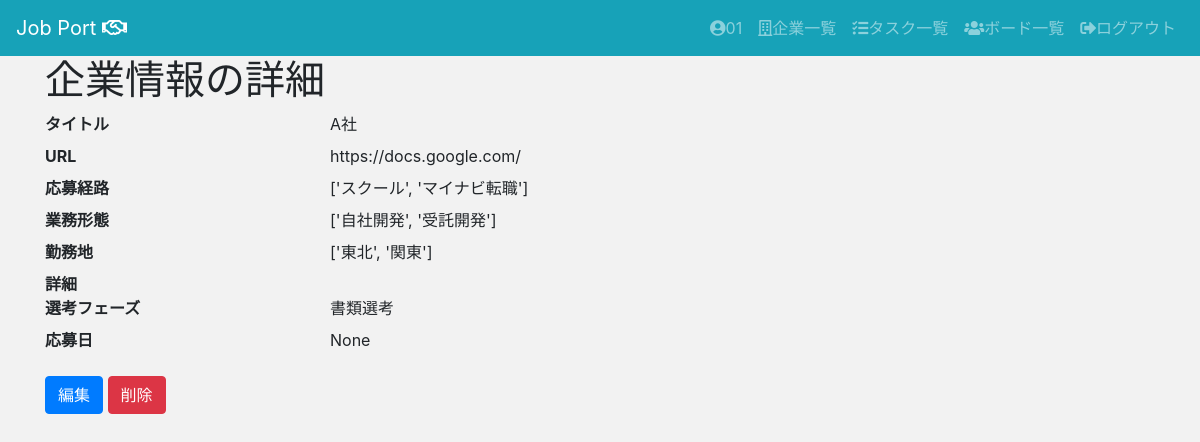
The app's page /jpapp/companies/1/ (signed in), older data.
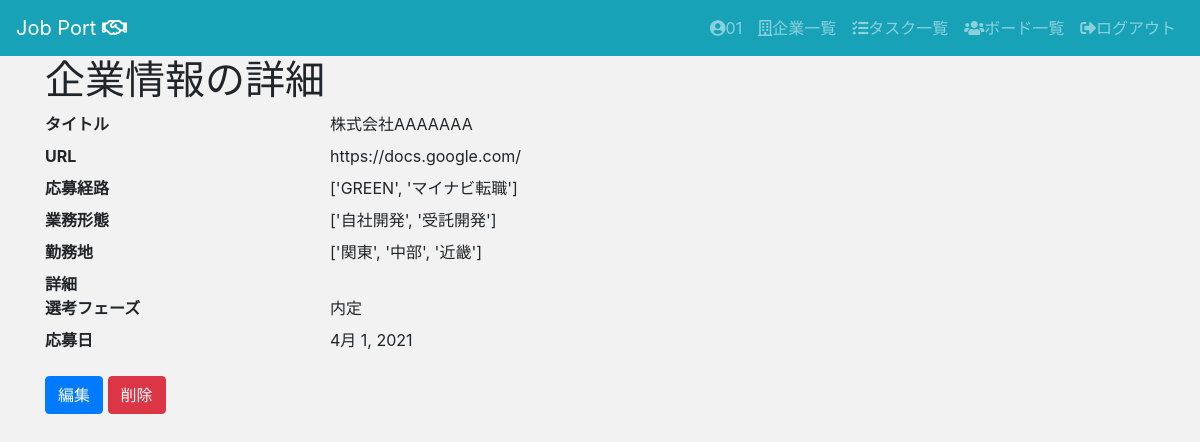
The same page, newer data.
### jpapp/models.py (models this page shows, shortened)
class Company(models.Model):
    company_name = models.CharField(max_length=200,)
    url = models.URLField(blank=True,null=True,)
    route = models.IntegerField(
        choices = CHOICE1,
        blank=True,
        null=True,
    )
    business_form = models.TextField(blank=True,null=True,)
    location = models.IntegerField(
        choices = CHOICE2,
        blank=True,
        null=True,
    )
    description = models.TextField(blank=True,null=True,)
    phase = models.IntegerField(
        choices = CHOICE3,
        default='0',
    )
    application_date = models.DateField(blank=True,null=True,)
    user = models.ForeignKey(User, on_delete=models.CASCADE)

### jpapp/views.py (the view)
# urls.py: path("companies/<int:pk>/", views.CompanyDetailView.as_view(), name="companies_detail"),
class CompanyDetailView(LoginRequiredMixin, DetailView):
    model = Company
    template_name = "jpapp/companies/detail.html"

### templates/jpapp/companies/detail.html
{% extends "jpapp/base.html" %}
{% block content %}
<div class="container">
<h1>企業情報の詳細</h1>
  <dl class="row">
    <dt class="col-sm-3">タイトル</dt>
    <dd class="col-sm-9">{{ company.company_name }}</dd>
    <dt class="col-sm-3">URL</dt>
    <dd class="col-sm-9">{{ company.url }}</dd>
    <dt class="col-sm-3">応募経路</dt>
    <dd class="col-sm-9">{{ company.get_route_display }}</dd>
    <dt class="col-sm-3">業務形態</dt>
    <dd class="col-sm-9">{{ company.business_form }}</dd>
    <dt class="col-sm-3">勤務地</dt>
    <dd class="col-sm-9">{{ company.get_location_display }}</dd>
    <dt class="col-sm-3">詳細</dt>
    <dd class="col-sm-9">{{ company.description }}</dd>
    <dt class="col-sm-3">選考フェーズ</dt>
    <dd class="col-sm-9">{{ company.get_phase_display }}</dd>
    <dt class="col-sm-3">応募日</dt>
    <dd class="col-sm-9">{{ company.application_date }}</dd>
  </dl>
  <a class="btn btn-primary" href="{% url 'jpapp:companies_update' company.pk  %}" role="button">編集</a>
  <a class="btn btn-danger" href="{% url 'jpapp:companies_delete' company.pk  %}" role="button">削除</a>
</div>
{% endblock %}

Row changes from the older to the newer data that the page shows:
changed Company "https://docs.google.com/": company_name "A社" → "株式会社AAAAAAA"; route "['スクール', 'マイナビ転職']" → "['GREEN', 'マイナビ転職']"; location "['東北', '関東']" → "['関東', '中部', '近畿']"; phase "書類選考" → "内定"; application_date "None" → "4月 1, 2021"
